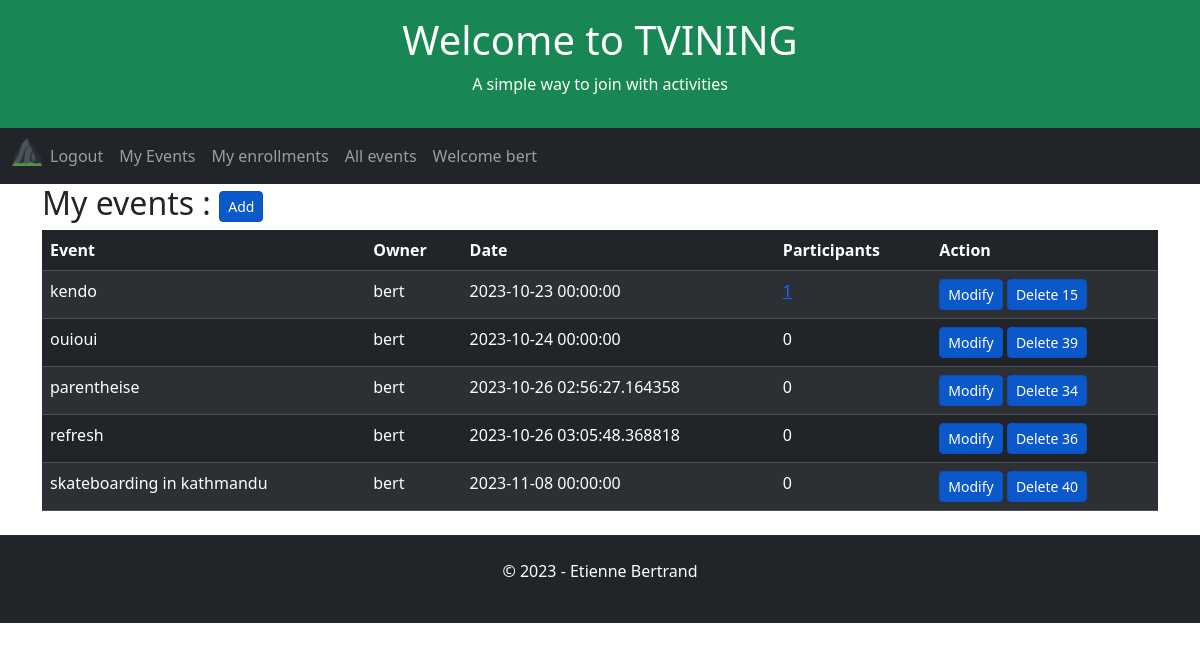
Screenshot of /user-events (signed in) with the database file from the repository.
### app/models.py (models this page shows, shortened)
class User(UserMixin, db.Model):
    id = db.Column(db.Integer, primary_key=True)
    username = db.Column(db.String(64), index=True, unique=True)
    email = db.Column(db.String(120), index=True, unique=True)
    password_hash = db.Column(db.String(128))

class Event(db.Model):
    id = db.Column(db.Integer, primary_key=True)
    user_id = db.Column(db.Integer, db.ForeignKey('user.id', name='fk_event_user'), nullable=False)
    title = db.Column(db.String(255), nullable=False)
    date = db.Column(db.DateTime, index=True, default=datetime.utcnow)

### app/routes.py (the view)
@app.route('/user-events', methods=['GET', 'POST', 'UPDATE'])
@login_required
def userEvents():
    global appName, appSlogan, appTitle, db
    user_id = current_user.id
    userEvents = db.session.query(
        Event.user_id,
        Event.id,
        User.username.label("owner"),
        Event.date,
        Event.title,
        func.count(Enrollment.user_id).label('participants')
    ).outerjoin(User, Event.user_id == User.id
    ).outerjoin(Enrollment, Event.id == Enrollment.event_id
    ).filter(
        Event.user_id == user_id
    ).group_by(
        Event.user_id,
        Event.date,
        Event.title
    ).order_by(
         func.count(Enrollment.user_id).label('participants').desc(),
         Event.title
    ).all()
    return render_template(
        'user-events.html',
        appName=appName,
        appTitle=appTitle,
        appSlogan=appSlogan,
        userEvents=userEvents
    )

### app/models.py (called while the page is built)
@login.user_loader
def load_user(id):
    return User.query.get(int(id))

### app/templates/user-events.html (shortened to what this page needs)
{% extends "home.html" %}
{% block content %}
    <h2>My events : <a href="{{ url_for('event') }}" class="btn btn-primary btn-sm active" role="button" aria-pressed="true">Add</a></h2>
        <table class="table table-dark table-hover table-striped">
            <thead>
            <tr>
                <th>Event</th>
                <th>Owner</th>
                <th>Date</th>
                <th>Participants</th>
                <th>Action</th>
            </tr>
            </thead>
            <tbody>
                {% for event in userEvents %}
                    <tr>
                        <td>{{ event.title }}</td>
                        <td>{{ event.owner }}</td>
                        <td>{{ event.date }}</td>
                        {% if event.participants > 0 %}
                        <td><a href="{{ url_for('eventEnrollments') }}/{{event.id}}" aria-pressed="true">{{ event.participants }}</a></td>
                        {% else %}
                        <td>{{ event.participants }}</td>
                    {% endif %}
                        <td>
                            <a href="{{ url_for('event') }}/{{event.id}}" class="btn btn-primary btn-sm active" role="button" aria-pressed="true">Modify</a>
                            <a href="{{ url_for('event') }}" class="btn btn-primary btn-sm active" role="button" aria-pressed="true" data-bs-toggle="modal" data-bs-target="#exampleModal" data-bs-whatever="{{event.id}}" >Delete {{ event.id }}</a>
                        </td>
                    </tr>
                {% endfor %}
            </tbody>
        </table>
{% endblock %}

### app/templates/home.html (shortened to what this page needs)
<!DOCTYPE html>
<html lang="en">
<head>
    <link href="https://cdn.jsdelivr.net/npm/bootstrap@5.3.2/dist/css/bootstrap.min.css" rel="stylesheet">
</head>
<body>
    <div class="p-3 bg-success text-white text-center">
    {% if appTitle %}
        <h1>{{ appTitle }}</h1>
        {% else %}
        <h1>hard coded appTitle xyz</h1>
    {% endif %}
    {% if appSlogan %}
        <p>{{ appSlogan }}</p>
        {% else %}
        <p>hard coded appSlogan xyz</p>
    {% endif %}
    </div>
    <nav class="navbar navbar-expand-lg bg-dark navbar-dark">
        <div class="container-fluid">
            <div class="collapse navbar-collapse" id="navbarNav">
            <ul class="navbar-nav">
                <li class="nav-item">
                    <a class="nav-brand" href="{{ url_for('index') }}">
                        <img src="{{ url_for('static', filename='/favicon_io/favicon-32x32.png') }}" width="30" height="30" alt="">
                    </a>
                </li>
                {% if current_user.is_anonymous %}
                <li class="nav-item">
                <a class="nav-link" href="{{ url_for('login') }}">Login</a>
                </li>
                <li class="nav-item">
                    <a class="nav-link" href="{{ url_for('register') }}">Subscribe</a>
                </li>
                {% else %}
                <li class="nav-item">
                    <a class="nav-link" href="{{ url_for('logout') }}">Logout</a>
                </li>
                <li class="nav-item">
                    <a class="nav-link" href="{{ url_for('userEvents') }}">My Events</a>
                </li>
                <li class="nav-item">
                    <a class="nav-link" href="{{ url_for('userEnrollments') }}">My enrollments</a>
                <li class="nav-item">
                    <a class="nav-link" href="{{ url_for('allEvents') }}">All events</a>
                </li>
                <li class="nav-item">
                    <a class="nav-link" href="{{ url_for('index') }}">Welcome {{ current_user.username }}</a>
                </li>
                {% endif %}
            </ul>
            </div>
        </div>
    </nav>
    <div class="container">
        {% block content %}{% endblock %}
    </div>
    <div class="mt-4 p-4 bg-dark text-white text-center">
    <p>© 2023 - Etienne Bertrand</p>
    </div>
</body>
</html>

### rows the page displays
User: username "bert"
Event: title "kendo", owner "bert", date "2023-10-23 00:00:00", participants "1", id "15"
Event: title "ouioui", owner "bert", date "2023-10-24 00:00:00", participants "0", id "39"
Event: title "parentheise", owner "bert", date "2023-10-26 02:56:27.164358", participants "0", id "34"
Event: title "refresh", owner "bert", date "2023-10-26 03:05:48.368818", participants "0", id "36"
Event: title "skateboarding in kathmandu", owner "bert", date "2023-11-08 00:00:00", participants "0", id "40"

### other values shown
{{ appTitle }} "Welcome to TVINING"
{{ appSlogan }} "A simple way to join with activities"
